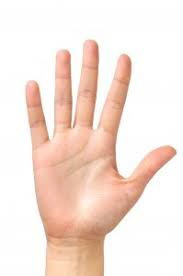
#> input picture hand.jpg, 183 x 276 px, given in place of the camera
$ python filteringalgorithms.py
#> lines starting #> are read from the running program, lines starting #| are printed output that depends on the picture; after the words box and inside, x2 and y2 are one past the last pixel; in counts of white or black regions, pixels touching at a corner belong together
import cv2
import numpy as np

cap = cv2.VideoCapture(0)
#0 (default) is for which camera to choose

while True:
    _, frame = cap.read()
#> frame is the input picture: shape (276, 183, 3); mean B, G, R 219.1, 228.1, 246.2
    hsv = cv2.cvtColor(frame, cv2.COLOR_BGR2HSV)
#> hsv: shape (276, 183, 3); mean H, S, V 12.8, 30.4, 246.4
    #cvt is convert color
    #In rgb is all three values are color
    #Where as hues is the color, the intensity of the color present and
    #I is the brightness
    lower_skinvalue= np.array([0, 30, 60])
    upper_skinvalue = np.array([20, 150, 255])

    mask = cv2.inRange(hsv, lower_skinvalue, upper_skinvalue)
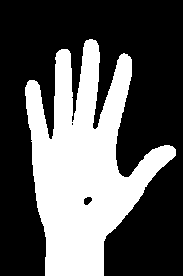
#> mask: shape (276, 183); 35.5% white; 1 white region, box (x1, y1, x2, y2) and area: (25, 39, 176, 276) 17944
    #the mask will be everything with in the hsv level
    res = cv2.bitwise_and(frame, frame, mask=mask)
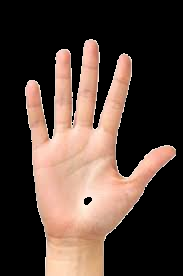
#> res: shape (276, 183, 3); mean B, G, R 55.8, 64.4, 82.3
    #applied to frame and in the frame where mask is true
    #if it is in the range the mask will be white
    #if not the value is zero

    #kernel = np.ones((15,15), np.float32)/225
    #martix of 15x15 ones
    #divide by 15*15= 225 to create average of 15*15 filter
    #smoothed = cv2.filter2D(res, -1, kernel)
    #less background noise but we also loose a lot of clarity

    #blur =cv2.GaussianBlur(res, (15,15),0)
    #similar to the last but we get a little clarity

    #median = cv2.medianBlur(res, 15)
    #very useful for removing background noises

    #bilateral = cv2.bilateralFilter(res, 15, 75,75)
    #this filter is useless

    #normal filters are not enough so we need morphological transformation to remove noise

    #first two are erosion and dialation
    #erosion removes the color that is diffrent
    #if all colors pixels are black and 1 is white it will remove that white pixel
    #dialation is the opposite it looks for similar values until it cant


    kernel= np.ones((6,6), np.uint8)
    #erosion =cv2.erode(mask, kernel, iterations=1)
    #black patches formed inside the image
    #dialation =cv2.dilate(mask, kernel, iterations=1)
    # black patches formed in the background

    #closing and opening is another method
    #opening helps to remove false positive
    # closing helps to remove false negative

    opening= cv2.morphologyEx(mask, cv2.MORPH_OPEN, kernel)
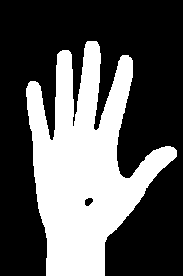
#> opening: shape (276, 183); 35.4% white; 1 white region, box (x1, y1, x2, y2) and area: (26, 41, 177, 276) 17869
    #diffrence betwwen input image and opening of the image
    closing = cv2.morphologyEx(mask, cv2.MORPH_CLOSE, kernel)
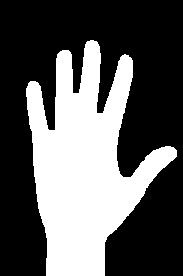
#> closing: shape (276, 183); 36% white; 1 white region, box (x1, y1, x2, y2) and area: (26, 40, 177, 276) 18160
    # diffrence betwwen closing of the imput image and input image


    cv2.imshow('frame', frame)
    #cv2.imshow('mask', mask)
    cv2.imshow('res', res)
    # [4 lines of commented-out code are left out]
    cv2.imshow('opening', opening)
    cv2.imshow('closing', closing)

    k=cv2.waitKey(5) & 0xFF
#> (key Esc is pressed here)
    if k== 27 :
        break
cv2.destroyAllWindows()
cap.release()
